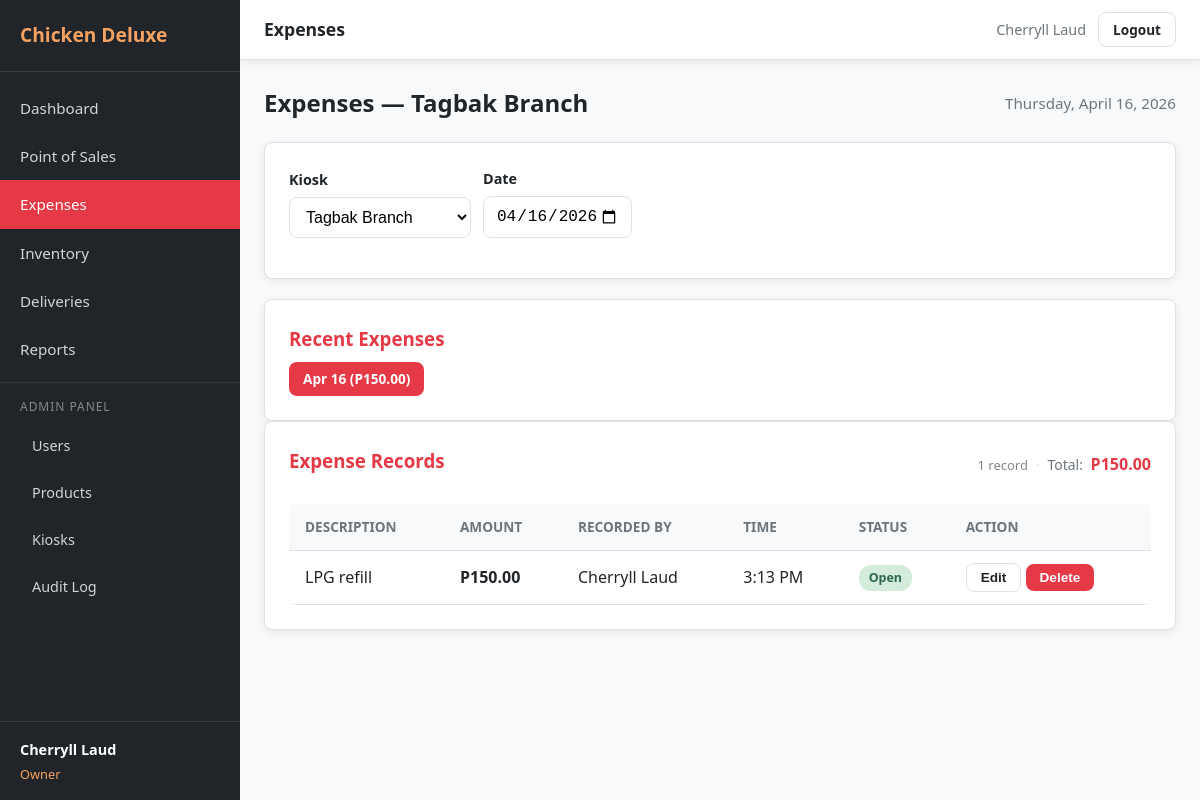
The page /expenses?kiosk_id=1&date=2026-04-16 (signed in) on the database its author committed.
### tables this page shows
CREATE TABLE `kiosk` (
  `Kiosk_ID` int(11) NOT NULL AUTO_INCREMENT,
  `Name` varchar(100) NOT NULL,
  `Location` varchar(255) NOT NULL,
  `Active` tinyint(1) NOT NULL DEFAULT 1,
  `Created_at` datetime NOT NULL DEFAULT current_timestamp(),
  PRIMARY KEY (`Kiosk_ID`)
);

CREATE TABLE `expenses` (
  `Expense_ID` int(11) NOT NULL AUTO_INCREMENT,
  `Kiosk_ID` int(11) NOT NULL,
  `User_ID` int(11) NOT NULL,
  `Expense_date` date NOT NULL,
  `Amount` decimal(10,2) NOT NULL DEFAULT 0.00,
  `Description` varchar(255) NOT NULL,
  `Locked_status` tinyint(1) NOT NULL DEFAULT 0,
  `Created_at` datetime NOT NULL DEFAULT current_timestamp(),
  PRIMARY KEY (`Expense_ID`),
  KEY `User_ID` (`User_ID`),
  KEY `expenses_ibfk_1` (`Kiosk_ID`),
  CONSTRAINT `expenses_ibfk_1` FOREIGN KEY (`Kiosk_ID`) REFERENCES `kiosk` (`Kiosk_ID`),
  CONSTRAINT `expenses_ibfk_2` FOREIGN KEY (`User_ID`) REFERENCES `user` (`User_ID`)
);

CREATE TABLE `user` (
  `User_ID` int(11) NOT NULL AUTO_INCREMENT,
  `Role_ID` int(11) NOT NULL,
  `Kiosk_ID` int(11) DEFAULT NULL,
  `Username` varchar(50) NOT NULL,
  `Password` varchar(255) NOT NULL,
  `Full_name` varchar(100) NOT NULL,
  `Active_status` tinyint(1) NOT NULL DEFAULT 1,
  `Created_at` datetime NOT NULL DEFAULT current_timestamp(),
  PRIMARY KEY (`User_ID`),
  UNIQUE KEY `Username` (`Username`),
  KEY `Role_ID` (`Role_ID`),
  KEY `user_ibfk_2` (`Kiosk_ID`),
  CONSTRAINT `user_ibfk_1` FOREIGN KEY (`Role_ID`) REFERENCES `role` (`Role_ID`),
  CONSTRAINT `user_ibfk_2` FOREIGN KEY (`Kiosk_ID`) REFERENCES `kiosk` (`Kiosk_ID`)
);

### views/expenses/index.php (the view, shortened to what the rows shown need)
<?php $staff_locked = Auth::isStaff(); ?>
<section class="expenses">
    <div class="section-header">
        <h2>Expenses — <?= htmlspecialchars($kiosk['Name'] ?? 'Unknown') ?></h2>
        <span class="date-display"><?= date('l, F j, Y', strtotime($date)) ?></span>
    </div>
    <div class="card">
        <?php if (empty($expenses)): ?>
            <div class="empty-state-card">
                <div class="empty-state-icon">🧾</div>
                <div class="empty-state-text">No expenses recorded</div>
                <div class="empty-state-sub">
                    Add your first expense for <?= date('M j', strtotime($date)) ?>
                    using the form above.
                </div>
            </div>
        <?php else: ?>
            <div class="table-container">
                <table>
                    <thead>
                        <tr>
                            <th>Description</th>
                            <th>Amount</th>
                            <th>Recorded By</th>
                            <th>Time</th>
                            <th>Status</th>
                            <?php if (Auth::isOwner()): ?><th>Action</th><?php endif; ?>
                        </tr>
                    </thead>
                    <tbody>
                        <?php foreach ($expenses as $e): ?>
                            <?php $show_locked = $staff_locked || $e['Locked_status']; ?>
                            <tr>
                                <td><?= htmlspecialchars($e['Description']) ?></td>
                                <td><strong>P<?= number_format($e['Amount'], 2) ?></strong></td>
                                <td><?= htmlspecialchars($e['Recorded_by']) ?></td>
                                <td><?= date('g:i A', strtotime($e['Created_at'])) ?></td>
                                <td>
                                    <span class="badge <?= $show_locked ? 'badge-locked' : 'badge-active' ?>">
                                        <?= $show_locked ? 'Locked' : 'Open' ?>
                                    </span>
                                </td>
                                <?php if (Auth::isOwner()): ?>
                                <td>
                                    <?php if (!$e['Locked_status']): ?>
                                        <button type="button" class="btn btn-sm btn-outline"
                                                onclick="toggleExpenseEdit(<?= $e['Expense_ID'] ?>)">
                                            Edit
                                        </button>
                                        <form method="POST" action="<?= BASE_URL ?>/expenses/delete" class="inline-form">
                                            <button type="button" class="btn btn-sm btn-danger"
                                                    onclick="showConfirmModal({
                                                        title: 'Delete Expense',
                                                        message: 'Are you sure you want to delete this expense record? This action cannot be undone.',
                                                        confirmText: 'Yes, Delete',
                                                        type: 'delete',
                                                        onConfirm: () => this.closest('form').submit()
                                                    })">Delete</button>
                                        </form>
                                    <?php else: ?>
                                        <span class="text-light">—</span>
                                    <?php endif; ?>
                                </td>
                                <?php endif; ?>
                            </tr>
                        <?php endforeach; ?>
                    </tbody>
                </table>
            </div>
        <?php endif; ?>
    </div>
</section>

### rows shown on the page
kiosk: Name "Tagbak Branch"
expenses: Description "LPG refill", Amount "150.00", User_ID.Full_name "Cherryll Laud", Created_at "3:13 PM", Locked_status "Open"

### other values the page prints
APP_NAME "Chicken Deluxe"
Auth::fullName() "Cherryll Laud"
ROLE_NAMES[Auth::roleId()] "Owner"
$page_title "Expenses"
date('l, F j, Y', strtotime($date)) "Thursday, April 16, 2026"
date('M j', strtotime($record['Expense_date'])) "Apr 16"
$record['day_total'] "150.00"
count($expenses) "1"
$day_total "150.00"
form field kiosk_id "Tagbak Branch"
